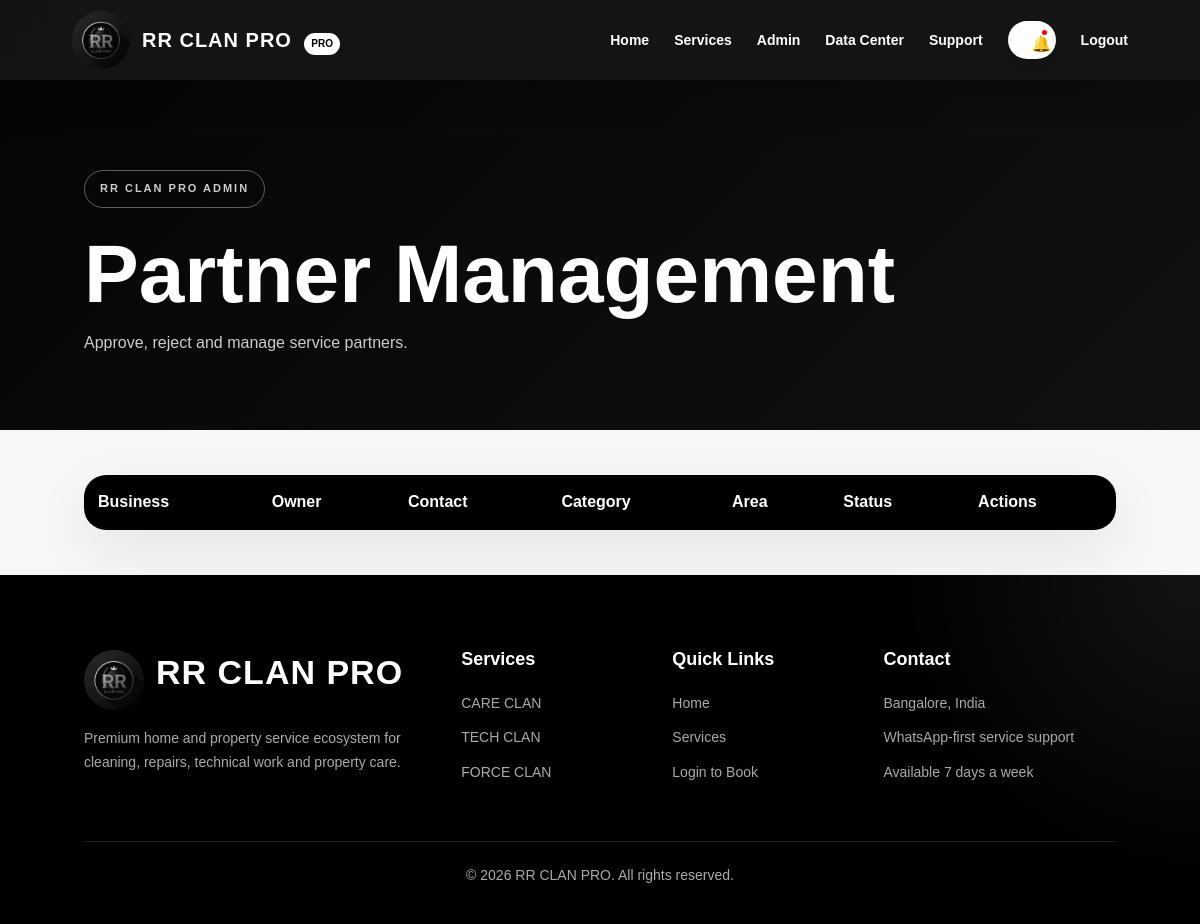
Page /admin/partners (signed in) on the earlier database version.
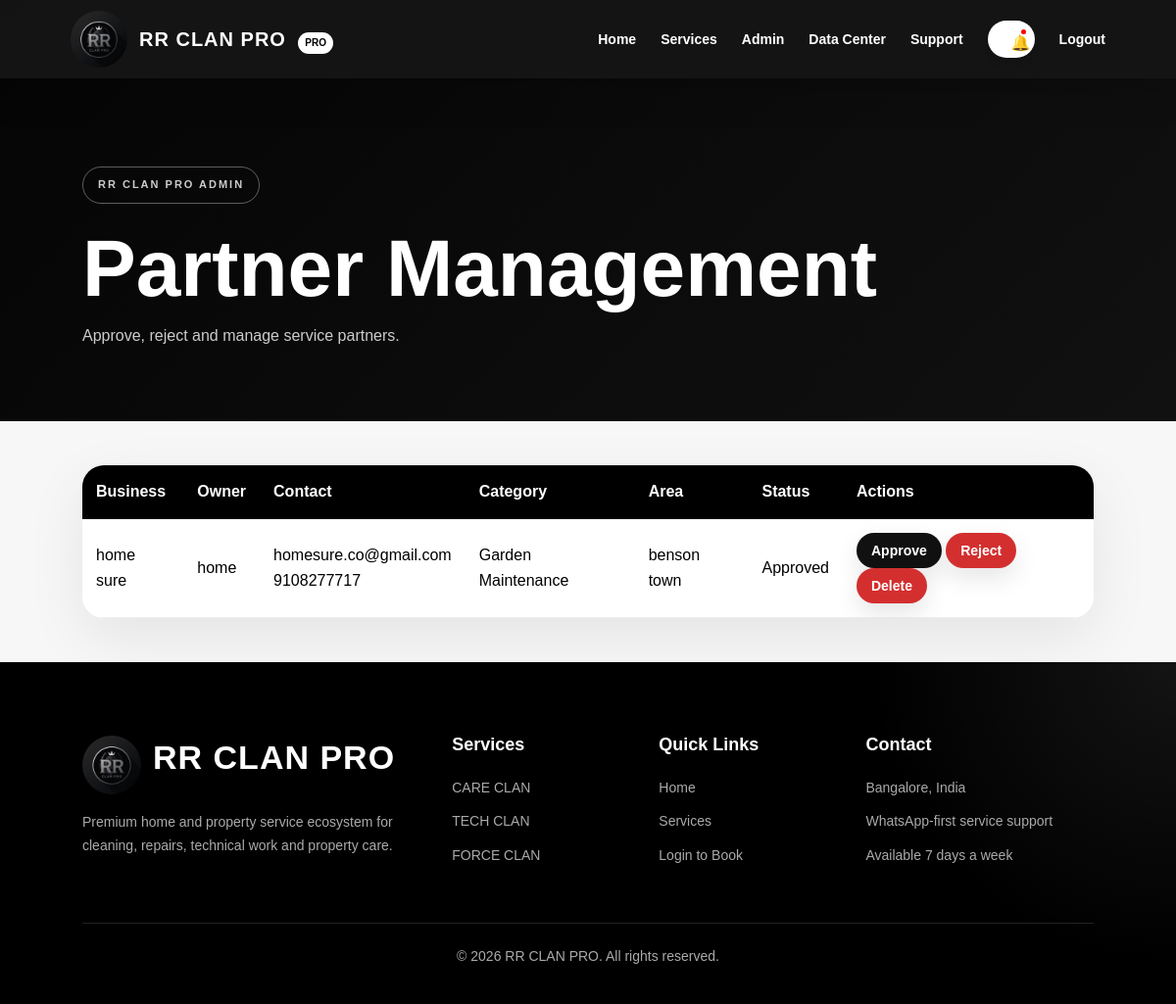
Same page on the later database version.
### app/models.py (models this page shows)
class Partner(db.Model):
    id = db.Column(db.Integer, primary_key=True)
    business_name = db.Column(db.String(160), nullable=False)
    owner_name = db.Column(db.String(120), nullable=False)
    email = db.Column(db.String(160), unique=True, nullable=False)
    phone = db.Column(db.String(20), unique=True, nullable=False)
    category = db.Column(db.String(120), nullable=False)
    service_area = db.Column(db.String(160), nullable=True)
    address = db.Column(db.Text, nullable=True)
    password_hash = db.Column(db.String(255), nullable=False)
    status = db.Column(db.String(50), default="Pending")
    created_at = db.Column(db.DateTime, default=datetime.utcnow)

### app/routes.py (the view)
    @app.route("/admin/partners")
    @login_required
    def admin_partners():
        if current_user.role != "admin":
            flash("Admin access only.", "error")
            return redirect(url_for("index"))
        partners = Partner.query.order_by(
            Partner.created_at.desc()
        ).all()
        return render_template(
            "admin_partners.html",
            partners=partners
        )

### app/__init__.py (called while the page is built)
def create_app():
    app = Flask(__name__, instance_relative_config=True)
    app.config["SECRET_KEY"] = "change-this-secret-key-before-production"
    app.config["SQLALCHEMY_DATABASE_URI"] = "sqlite:///rrclanpro.db"
    app.config["SQLALCHEMY_TRACK_MODIFICATIONS"] = False
    app.config["RAZORPAY_KEY_ID"] = os.getenv("RAZORPAY_KEY_ID")
    app.config["RAZORPAY_KEY_SECRET"] = os.getenv("RAZORPAY_KEY_SECRET")
    db.init_app(app)
    login_manager.init_app(app)
    from app.models import User
    from app.routes import register_routes
    register_routes(app)
    @login_manager.user_loader
    def load_user(user_id):
        return User.query.get(int(user_id))
    with app.app_context():
        db.create_all()
        seed_database()
    return app

### app/templates/admin_partners.html
{% extends "layout.html" %}
{% block content %}
<section class="data-hero">
    <p class="hero-tag">RR CLAN PRO ADMIN</p>
    <h1>Partner Management</h1>
    <p>Approve, reject and manage service partners.</p>
</section>
<section class="data-center">
    <div class="data-table-wrap">
        <table class="admin-table">
            <tr>
                <th>Business</th>
                <th>Owner</th>
                <th>Contact</th>
                <th>Category</th>
                <th>Area</th>
                <th>Status</th>
                <th>Actions</th>
            </tr>
            {% for partner in partners %}
            <tr>
                <td>{{ partner.business_name }}</td>
                <td>{{ partner.owner_name }}</td>
                <td>{{ partner.email }}<br>{{ partner.phone }}</td>
                <td>{{ partner.category }}</td>
                <td>{{ partner.service_area or "-" }}</td>
                <td>{{ partner.status }}</td>
                <td>
                    <form method="POST" action="{{ url_for('approve_partner', partner_id=partner.id) }}" style="display:inline;">
                        <button class="small-btn" type="submit">Approve</button>
                    </form>
                    <form method="POST" action="{{ url_for('reject_partner', partner_id=partner.id) }}" style="display:inline;">
                        <button class="small-btn danger-btn" type="submit">Reject</button>
                    </form>
                    <form method="POST" action="{{ url_for('delete_partner', partner_id=partner.id) }}" style="display:inline;">
                        <button class="small-btn danger-btn" type="submit">Delete</button>
                    </form>
                </td>
            </tr>
            {% endfor %}
        </table>
    </div>
</section>
{% endblock %}

### app/templates/layout.html (shortened to what this page needs)
<!DOCTYPE html>
<html lang="en">
<head>
    <link rel="stylesheet" href="{{ url_for('static', filename='css/style.css') }}">
</head>
<body>
<nav class="navbar">
    <a href="{{ url_for('index') }}" class="navbar-brand">
        <img
            src="{{ url_for('static', filename='images/logo.png') }}"
            alt="RR CLAN PRO Logo"
            class="navbar-brand-logo"
        >
        <div>
            <span class="brand-main">RR CLAN PRO</span>
            <span class="brand-mini">PRO</span>
        </div>
    </a>
    <div class="nav-links">
        <a href="{{ url_for('index') }}">Home</a>
        <a href="{{ url_for('services') }}">Services</a>
        {% if current_user.is_authenticated %}
            {% if current_user.role == 'admin' %}
                <a href="{{ url_for('admin_dashboard') }}">Admin</a>
                <a href="{{ url_for('admin_data') }}">Data Center</a>
                <a href="{{ url_for('admin_support') }}">Support</a>
            {% endif %}
            <div class="notification-wrap">
                <button type="button" class="notification-bell" id="notificationBell">
                    🔔
                    <span class="notification-dot"></span>
                </button>
            </div>
            <a href="{{ url_for('logout') }}">Logout</a>
        {% else %}
            <a href="{{ url_for('login') }}">Login</a>
            <a href="{{ url_for('register') }}">Register</a>
        {% endif %}
    </div>
</nav>
<main>
    {% block content %}{% endblock %}
</main>
<footer class="footer">
    <div class="footer-grid">
        <div>
            <div class="footer-logo-wrap">
                <img
                    src="{{ url_for('static', filename='images/logo.png') }}"
                    alt="RR CLAN PRO Logo"
                    class="footer-logo"
                >
                <h2>RR CLAN PRO</h2>
            </div>
            <p>
                Premium home and property service ecosystem for cleaning,
                repairs, technical work and property care.
            </p>
        </div>
        <div>
            <h3>Services</h3>
            <a href="{{ url_for('services') }}">CARE CLAN</a>
            <a href="{{ url_for('services') }}">TECH CLAN</a>
            <a href="{{ url_for('services') }}">FORCE CLAN</a>
        </div>
        <div>
            <h3>Quick Links</h3>
            <a href="{{ url_for('index') }}">Home</a>
            <a href="{{ url_for('services') }}">Services</a>
            {% if current_user.is_authenticated and current_user.role == "customer" %}
                <a href="{{ url_for('book') }}">Book Service</a>
            {% else %}
                <a href="{{ url_for('login') }}">Login to Book</a>
            {% endif %}
        </div>
        <div>
            <h3>Contact</h3>
            <p>Bangalore, India</p>
            <p>WhatsApp-first service support</p>
            <p>Available 7 days a week</p>
        </div>
    </div>
    <div class="footer-bottom">
        <p>© 2026 RR CLAN PRO. All rights reserved.</p>
    </div>
</footer>
</body>
</html>

Differences in the rows shown:
added Partner: business_name "home sure", owner_name "home", email "homesure.co@gmail.com", phone "9108277717", category "Garden Maintenance", service_area "benson town", status "Approved"
